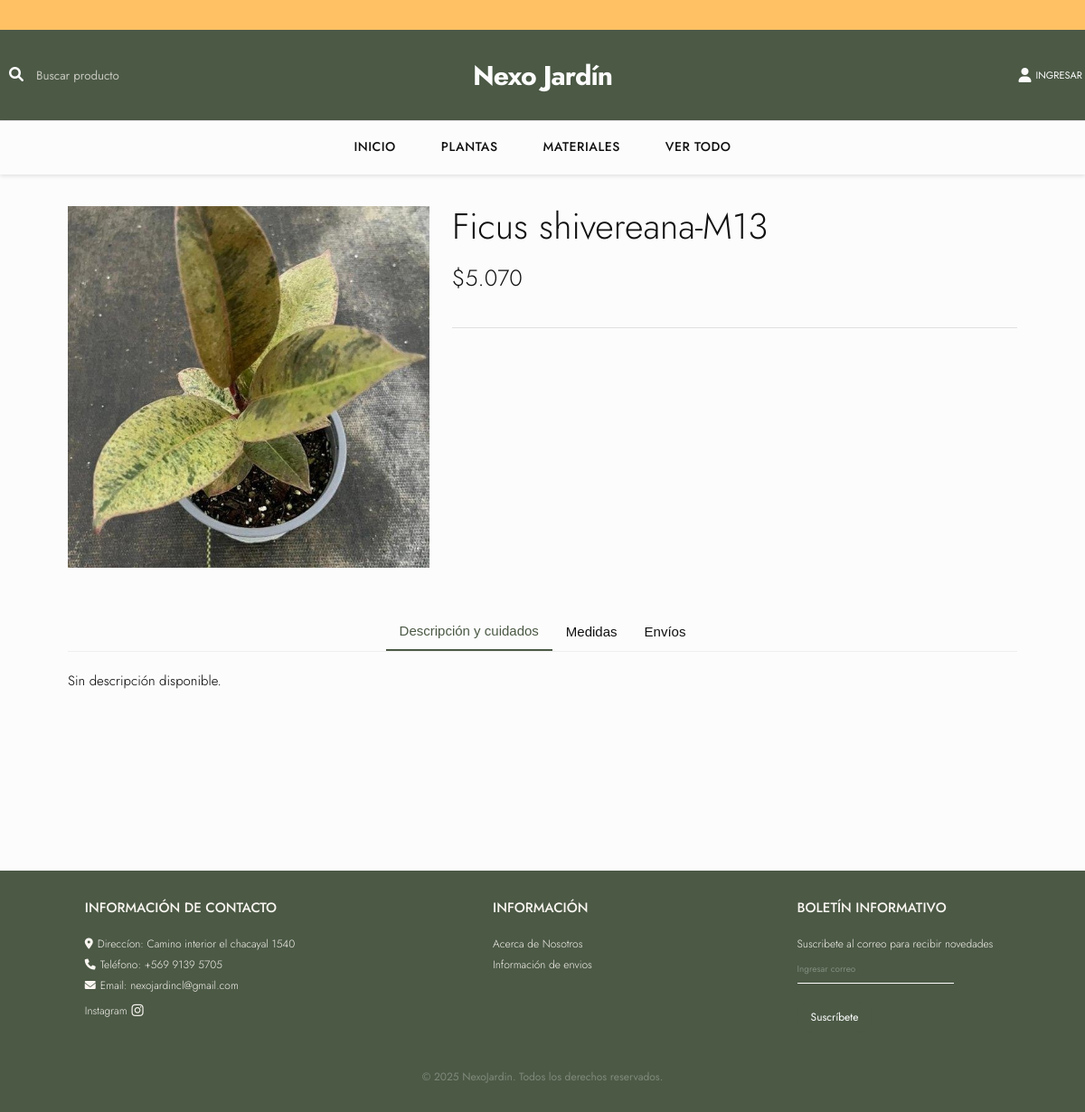
/producto/2/, run on the app's committed database.
### products/models.py (models this page shows, shortened)
class Producto(models.Model):
    TIPO_CHOICES = [
        ('planta', 'Planta'),
        ('material', 'Material'),
    ]
    nombre = models.CharField(max_length=100)
    descripcion = models.TextField(blank=True, null=True)
    descripcion_corta= models.TextField(blank=True, null=True)
    precio = models.DecimalField(max_digits=10, decimal_places=2)
    imagen = models.ImageField(upload_to='productos/', blank=True, null=True)
    categoria = models.ForeignKey(Categoria, on_delete=models.CASCADE, blank=True, null=True)
    tipo = models.CharField(max_length=10, choices=TIPO_CHOICES, default='planta')
    destacado = models.BooleanField(default=False)  # Nuevo campo para productos destacados

### pages/views.py (the view)
# urls.py: path('producto/<int:id>/', views.detalle_producto, name='detalle_producto'),
def detalle_producto(request, id):
    producto = get_object_or_404(Producto, id=id)
    return render(request, 'pages/detalle_producto.html', {'producto': producto})

### products/templatetags/puntomiles.py (called while the page is built)
def puntomiles(value):
    try:
        value = int(float(value))
    except (ValueError, TypeError):
        return value
    return f"{value:,}".replace(",", ".")

### pages/templates/pages/detalle_producto.html (shortened to what this page needs)
{% extends 'base.html' %}
{% load static %}
{% load humanize %}
{% load puntomiles %}
{% block extra_css %}
<link rel="stylesheet" href="{% static 'css/detalle_producto.css' %}">
<link rel="stylesheet" href="https://cdnjs.cloudflare.com/ajax/libs/font-awesome/6.0.0/css/all.min.css">
{% endblock %}
{% block content %}
<div class="page-wrapper">
    <form id="form-edicion-inline" data-producto-id="{{ producto.id }}">
        <div class="detalle-producto-flex-container">
            <div class="detalle-producto-imagen-container">
                <img id="producto-imagen" src="{% if producto.imagen %}{{ producto.imagen.url }}{% else %}{% static 'img/default.jpg' %}{% endif %}" alt="{{ producto.nombre }}" class="detalle-producto-img">
            </div>
            <div class="detalle-producto-info-col">
                <div class="campo-editable">
                    <h1 class="detalle-producto-nombre" id="nombre-display">{{ producto.nombre }}</h1>
                </div>
                <div class="campo-editable">
                    <div class="detalle-producto-precio" id="precio-display">${{ producto.precio|puntomiles }}</div>
                </div>
                <hr class="detalle-producto-divider">
            </div>
        </div>
    </form>
    <div class="detalle-tabs-container">
        <div class="detalle-tabs">
            <button type="button" class="detalle-tab active" data-tab="descripcion">Descripción y cuidados</button>
            <button type="button" class="detalle-tab" data-tab="medidas">Medidas</button>
            <button type="button" class="detalle-tab" data-tab="envios">Envíos</button>
        </div>
        <div class="detalle-tabs-content">
            <div class="detalle-tab-panel active" id="tab-descripcion">
                <div class="campo-editable">
                    {% if producto.descripcion %}
                        <div class="detalle-producto-descripcion" id="descripcion-display">{{ producto.descripcion|linebreaksbr }}</div>
                    {% else %}
                        <div class="detalle-producto-descripcion" id="descripcion-display">Sin descripción disponible.</div>
                    {% endif %}
                </div>
            </div>
        </div>
    </div>
</div>
{% endblock %}

### static/css/style.css (style rules this page uses)
:root { --background-color: #fcfcfc; --background-color-hover: #f5f5f5; --primary-color: #4B5945; --primary-color-hover: #657060; --secundary-color: #ffc163; --hover: #c5c3c2; --light-text: #f9f5f0; --dark-text: #111; }
html, body { height: 100%; }
body { min-height: 100vh; display: flex; flex-direction: column; padding-top: 188px; background-color: var(--background-color); }
html { font-size: 62.5%; font-family: 'Jost', sans-serif; }
* { margin: 0; padding: 0; box-sizing: border-box; }
.producto-img, .detalle-producto-img, img[src*="productos/"] { border-radius: 0 !important; }
@media (min-width: 1025px) { body { padding-top: 188px; } }

### static/css/banner.css (style rules this page uses)
html, body { overflow-x: hidden; }

### static/css/detalle_producto.css (style rules this page uses)
.page-wrapper { max-width: 1100px; margin: 0 auto; padding: 0 2.5rem; width: 100%; box-sizing: border-box; }
.detalle-producto-flex-container { display: flex; flex-direction: column; gap: 2rem; margin: 5vh 0 6vh 0; padding: 0; position: relative; }
.detalle-producto-imagen-container { position: relative; width: 100%; aspect-ratio: 1 / 1; max-width: 400px; align-self: flex-start; overflow: hidden; }
.detalle-producto-imagen-container .detalle-producto-img { width: 100% !important; height: 100% !important; max-width: none !important; max-height: none !important; min-width: auto !important; min-height: auto !important; position: static !important; left: auto !important; right: auto !important; margin: 0 !important; object-fit: cover; object-position: center; }
.detalle-producto-img { width: 100% !important; height: 100% !important; max-width: none !important; max-height: none !important; object-fit: cover; object-position: center; background: #f3f3f3; border-radius: 0; box-shadow: 0 2px 12px rgba(0,0,0,0.10); transition: transform 0.3s ease; display: block; }
.detalle-producto-info-col { flex: 1 1 320px; min-width: 260px; display: flex; flex-direction: column; justify-content: flex-start; gap: 1.5rem; flex-shrink: 0; align-self: flex-start; }
.detalle-producto-nombre { font-size: 4rem; font-weight: 300; color: var(--dark-text); margin-bottom: 0.7rem; line-height: 1.1; }
.detalle-producto-precio { font-size: 2.5rem; color: var(--dark-text); font-weight: 300; margin-bottom: 1.2rem; }
.detalle-producto-divider { border: none; height: 1px; background-color: #e0e0e0; margin: 1.5rem 0; }
.sin-descripcion-corta .detalle-producto-divider { margin-bottom: 0 !important; }
.campo-editable { position: relative; }
.detalle-producto-info-col.sin-descripcion-corta { gap: 1rem !important; }
.detalle-tabs-container { position: relative; padding-bottom: 5rem; }
.detalle-tabs { display: flex; justify-content: center; margin: 0; padding: 0; gap: 0; border-bottom: 1px solid #eee; }
.detalle-tabs button { display: flex; background: none; border: none; padding: 0.7rem 1.5rem; margin: 0; color: var(--dark-text); font-size: 1.5rem; font-weight: 400; cursor: pointer; text-transform: inherit; box-shadow: none; outline: none; transition: all 0.3s ease; position: relative; min-height: 44px; align-items: center; justify-content: center; }
.detalle-tabs button.active { border-bottom: 2px solid var(--primary-color); font-weight: 500; color: var(--primary-color); }
.detalle-tabs-content { position: relative; display: grid; transition: min-height 0.3s ease; }
.detalle-tab-panel { grid-column: 1 / -1; grid-row: 1 / -1; visibility: hidden; opacity: 0; transition: opacity 0.2s ease-in-out, visibility 0.2s; padding: 2rem 0; }
.detalle-tab-panel.active { visibility: visible; opacity: 1; }
.detalle-producto-descripcion, .detalle-producto-medidas, .detalle-producto-envios { color: var(--dark-text); font-size: 1.5rem; line-height: 1.6; font-weight: 325; }
@media (max-width: 1399px) and (min-width: 1024px) { .detalle-producto-flex-container { flex-direction: row; gap: 2.5rem; align-items: flex-start; } }
@media (max-width: 1399px) and (min-width: 1024px) { .detalle-producto-imagen-container { flex: 0 0 400px; width: 400px; max-width: 400px; aspect-ratio: 1; align-self: flex-start; } }
@media (max-width: 1399px) and (min-width: 1024px) { .detalle-producto-info-col { flex: 1; min-width: 0; align-self: flex-start; padding-top: 0; } }

### data on the page
Producto: imagen (picture), nombre "Ficus shivereana-M13", precio|puntomiles "5.070"
